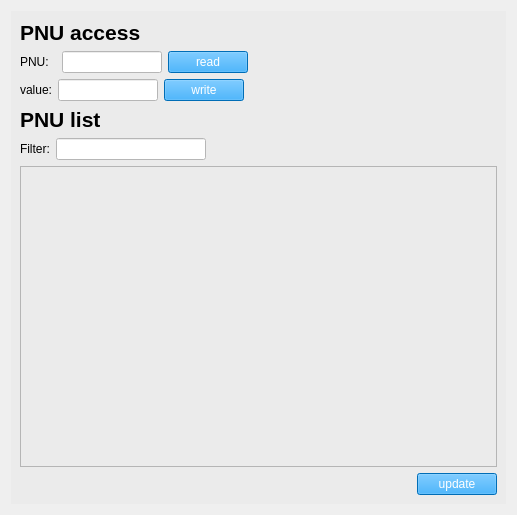
<?xml version="1.0" encoding="UTF-8"?>
<ui version="4.0">
 <class>parameterTab</class>
 <widget class="QWidget" name="parameterTab">
  <property name="geometry">
   <rect>
    <x>0</x>
    <y>0</y>
    <width>517</width>
    <height>515</height>
   </rect>
  </property>
  <property name="windowTitle">
   <string>Form</string>
  </property>
  <layout class="QVBoxLayout" name="verticalLayout">
   <item>
    <widget class="QWidget" name="centralwidget_2" native="true">
     <property name="sizePolicy">
      <sizepolicy hsizetype="Expanding" vsizetype="Expanding">
       <horstretch>0</horstretch>
       <verstretch>0</verstretch>
      </sizepolicy>
     </property>
     <property name="autoFillBackground">
      <bool>false</bool>
     </property>
     <property name="styleSheet">
      <string notr="true">QWidget{background-color:rgb(235, 235, 235);
color:black}</string>
     </property>
     <layout class="QVBoxLayout" name="verticalLayout_3">
      <item>
       <layout class="QVBoxLayout" name="verticalLayout_2">
        <item>
         <widget class="QLabel" name="label_pnu_access_title">
          <property name="text">
           <string>&lt;html&gt;&lt;head/&gt;&lt;body&gt;&lt;p&gt;&lt;span style=&quot; font-size:16pt; font-weight:600;&quot;&gt;PNU access&lt;/span&gt;&lt;/p&gt;&lt;/body&gt;&lt;/html&gt;</string>
          </property>
         </widget>
        </item>
        <item>
         <layout class="QHBoxLayout" name="horizontalLayout_2">
          <item>
           <widget class="QLabel" name="label_pnu_title">
            <property name="text">
             <string>PNU:  </string>
            </property>
           </widget>
          </item>
          <item>
           <widget class="QLineEdit" name="line_edit_pnu">
            <property name="maximumSize">
             <size>
              <width>100</width>
              <height>16777215</height>
             </size>
            </property>
            <property name="focusPolicy">
             <enum>Qt::StrongFocus</enum>
            </property>
            <property name="styleSheet">
             <string notr="true">QLineEdit{background-color:white;
color:black}</string>
            </property>
            <property name="inputMask">
             <string/>
            </property>
            <property name="maxLength">
             <number>32767</number>
            </property>
            <property name="cursorPosition">
             <number>0</number>
            </property>
            <property name="clearButtonEnabled">
             <bool>true</bool>
            </property>
           </widget>
          </item>
          <item>
           <widget class="QPushButton" name="button_pnu_read">
            <property name="styleSheet">
             <string notr="true">background-color: rgb(0, 153, 255);
color: rgb(255, 255, 255);</string>
            </property>
            <property name="text">
             <string>read</string>
            </property>
           </widget>
          </item>
          <item>
           <widget class="QLabel" name="label_pnu_feedback">
            <property name="text">
             <string/>
            </property>
           </widget>
          </item>
          <item>
           <spacer name="horizontalSpacer">
            <property name="orientation">
             <enum>Qt::Horizontal</enum>
            </property>
            <property name="sizeHint" stdset="0">
             <size>
              <width>40</width>
              <height>20</height>
             </size>
            </property>
           </spacer>
          </item>
         </layout>
        </item>
        <item>
         <layout class="QHBoxLayout" name="horizontalLayout_4">
          <item>
           <widget class="QLabel" name="label_pnu_value_title">
            <property name="text">
             <string>value:</string>
            </property>
           </widget>
          </item>
          <item>
           <widget class="QLineEdit" name="line_edit_pnu_value">
            <property name="maximumSize">
             <size>
              <width>100</width>
              <height>16777215</height>
             </size>
            </property>
            <property name="styleSheet">
             <string notr="true">QLineEdit{background-color:white;
color:black}</string>
            </property>
            <property name="inputMask">
             <string/>
            </property>
            <property name="text">
             <string/>
            </property>
            <property name="clearButtonEnabled">
             <bool>true</bool>
            </property>
           </widget>
          </item>
          <item>
           <widget class="QPushButton" name="button_pnu_write">
            <property name="styleSheet">
             <string notr="true">background-color: rgb(0, 153, 255);
color: rgb(255, 255, 255);</string>
            </property>
            <property name="text">
             <string>write</string>
            </property>
           </widget>
          </item>
          <item>
           <widget class="QLabel" name="label_pnu_value_feedback">
            <property name="text">
             <string/>
            </property>
           </widget>
          </item>
          <item>
           <spacer name="horizontalSpacer_2">
            <property name="orientation">
             <enum>Qt::Horizontal</enum>
            </property>
            <property name="sizeHint" stdset="0">
             <size>
              <width>40</width>
              <height>20</height>
             </size>
            </property>
           </spacer>
          </item>
         </layout>
        </item>
        <item>
         <widget class="QLabel" name="label_pnu_list_title">
          <property name="text">
           <string>&lt;html&gt;&lt;head/&gt;&lt;body&gt;&lt;p&gt;&lt;span style=&quot; font-size:16pt; font-weight:600;&quot;&gt;PNU list&lt;/span&gt;&lt;/p&gt;&lt;/body&gt;&lt;/html&gt;</string>
          </property>
         </widget>
        </item>
        <item>
         <layout class="QHBoxLayout" name="horizontalLayout_3">
          <item>
           <widget class="QLabel" name="label_pnu_list_filter_title">
            <property name="text">
             <string>Filter:</string>
            </property>
           </widget>
          </item>
          <item>
           <widget class="QLineEdit" name="line_edit_pnu_list_filter">
            <property name="maximumSize">
             <size>
              <width>150</width>
              <height>16777215</height>
             </size>
            </property>
            <property name="styleSheet">
             <string notr="true">QLineEdit{background-color:white;
color:black}</string>
            </property>
            <property name="text">
             <string/>
            </property>
            <property name="clearButtonEnabled">
             <bool>true</bool>
            </property>
           </widget>
          </item>
          <item>
           <spacer name="horizontalSpacer_3">
            <property name="orientation">
             <enum>Qt::Horizontal</enum>
            </property>
            <property name="sizeHint" stdset="0">
             <size>
              <width>40</width>
              <height>20</height>
             </size>
            </property>
           </spacer>
          </item>
         </layout>
        </item>
        <item>
         <widget class="QTableView" name="table_view_pnu_list">
          <attribute name="horizontalHeaderStretchLastSection">
           <bool>false</bool>
          </attribute>
         </widget>
        </item>
        <item>
         <layout class="QHBoxLayout" name="horizontalLayout_5">
          <item>
           <spacer name="horizontalSpacer_4">
            <property name="orientation">
             <enum>Qt::Horizontal</enum>
            </property>
            <property name="sizeHint" stdset="0">
             <size>
              <width>40</width>
              <height>20</height>
             </size>
            </property>
           </spacer>
          </item>
          <item>
           <widget class="QPushButton" name="button_pnu_list_update">
            <property name="styleSheet">
             <string notr="true">background-color: rgb(0, 153, 255);
color: rgb(255, 255, 255);</string>
            </property>
            <property name="text">
             <string>update</string>
            </property>
           </widget>
          </item>
         </layout>
        </item>
       </layout>
      </item>
     </layout>
    </widget>
   </item>
  </layout>
 </widget>
 <resources/>
 <connections/>
</ui>
